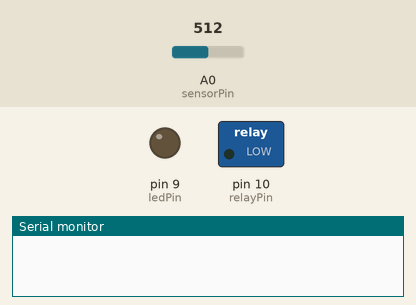
Bench run of a sketch on a simulated Arduino Uno, built with avr-gcc and run on an emulated ATmega328P. On the bench: switched loads named in the sketch (green lamp = pin HIGH), output pins drawn as LEDs (lit = HIGH), the last lines printed to the serial monitor. The inputs (shaded band) are chosen by the test bench; at power-on: A0 (sensorPin) = 512.

Above: at 0.1 s.
At 5.1 s:
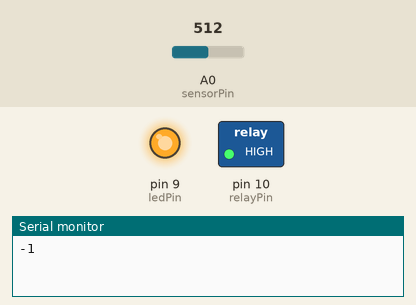
Timing chart, 0 to 6.6 s (numbered marks = the images above):
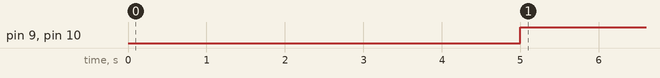

The sketch:

releWithPhotoresistor.ino
```cpp
// (licence header left out)
const int sensorPin = A0;
const int ledPin = 9;
const int relayPin = 10;

int sensorValue = 0;
int sensorMin = 1023;
int sensorMax = 0;

void setup() {
  Serial.begin(9600);

  pinMode(relayPin, OUTPUT);

  while(millis() < 5000) {
    sensorValue = analogRead(sensorPin);
    if (sensorValue > sensorMax) sensorMax = sensorValue;
    if (sensorValue < sensorMin) sensorMin = sensorValue;
  }
}

void loop() {
  sensorValue = analogRead(sensorPin);

  sensorValue = constrain(sensorValue, sensorMin, sensorMax);
  sensorValue = map(sensorValue, sensorMin, sensorMax, 0, 255);
  Serial.println(sensorValue);

  if (sensorValue < 10) {
    digitalWrite(relayPin, HIGH);
    analogWrite(ledPin, 255);
    delay(5000);
  } else {
    analogWrite(ledPin, 0);
    digitalWrite(relayPin, LOW);
  }
  delay(100);
}
```

Measured:
- by itself, pin 9 (ledPin), pin 10 (relayPin): LOW → HIGH at 5.0 s
